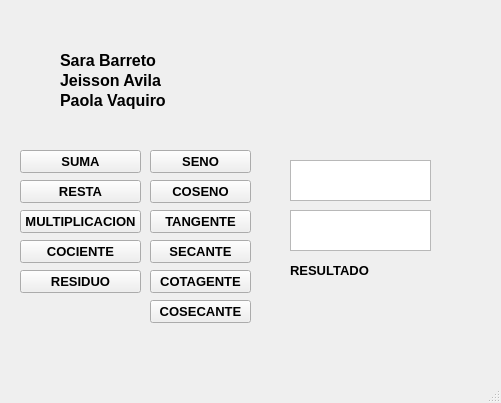
<?xml version="1.0" encoding="UTF-8"?>
<ui version="4.0">
 <class>MainWindow</class>
 <widget class="QMainWindow" name="MainWindow">
  <property name="geometry">
   <rect>
    <x>0</x>
    <y>0</y>
    <width>501</width>
    <height>403</height>
   </rect>
  </property>
  <property name="windowTitle">
   <string>MainWindow</string>
  </property>
  <widget class="QWidget" name="centralwidget">
   <widget class="QPushButton" name="pushButton">
    <property name="geometry">
     <rect>
      <x>20</x>
      <y>150</y>
      <width>121</width>
      <height>23</height>
     </rect>
    </property>
    <property name="font">
     <font>
      <pointsize>10</pointsize>
      <weight>75</weight>
      <bold>true</bold>
     </font>
    </property>
    <property name="toolTip">
     <string>&lt;html&gt;&lt;head/&gt;&lt;body&gt;&lt;p align=&quot;center&quot;&gt;&lt;br/&gt;&lt;/p&gt;&lt;/body&gt;&lt;/html&gt;</string>
    </property>
    <property name="text">
     <string>SUMA</string>
    </property>
   </widget>
   <widget class="QPushButton" name="pushButton_2">
    <property name="geometry">
     <rect>
      <x>20</x>
      <y>180</y>
      <width>121</width>
      <height>23</height>
     </rect>
    </property>
    <property name="font">
     <font>
      <pointsize>10</pointsize>
      <weight>75</weight>
      <bold>true</bold>
     </font>
    </property>
    <property name="text">
     <string>RESTA</string>
    </property>
   </widget>
   <widget class="QPushButton" name="pushButton_3">
    <property name="geometry">
     <rect>
      <x>20</x>
      <y>210</y>
      <width>121</width>
      <height>23</height>
     </rect>
    </property>
    <property name="font">
     <font>
      <pointsize>10</pointsize>
      <weight>75</weight>
      <bold>true</bold>
     </font>
    </property>
    <property name="text">
     <string>MULTIPLICACION</string>
    </property>
   </widget>
   <widget class="QPushButton" name="pushButton_4">
    <property name="geometry">
     <rect>
      <x>20</x>
      <y>240</y>
      <width>121</width>
      <height>23</height>
     </rect>
    </property>
    <property name="font">
     <font>
      <pointsize>10</pointsize>
      <weight>75</weight>
      <bold>true</bold>
     </font>
    </property>
    <property name="text">
     <string>COCIENTE</string>
    </property>
   </widget>
   <widget class="QPushButton" name="pushButton_5">
    <property name="geometry">
     <rect>
      <x>20</x>
      <y>270</y>
      <width>121</width>
      <height>23</height>
     </rect>
    </property>
    <property name="font">
     <font>
      <pointsize>10</pointsize>
      <weight>75</weight>
      <bold>true</bold>
     </font>
    </property>
    <property name="text">
     <string>RESIDUO</string>
    </property>
   </widget>
   <widget class="QPushButton" name="pushButton_6">
    <property name="geometry">
     <rect>
      <x>150</x>
      <y>150</y>
      <width>101</width>
      <height>23</height>
     </rect>
    </property>
    <property name="font">
     <font>
      <pointsize>10</pointsize>
      <weight>75</weight>
      <bold>true</bold>
     </font>
    </property>
    <property name="text">
     <string>SENO</string>
    </property>
   </widget>
   <widget class="QPushButton" name="pushButton_7">
    <property name="geometry">
     <rect>
      <x>150</x>
      <y>180</y>
      <width>101</width>
      <height>23</height>
     </rect>
    </property>
    <property name="font">
     <font>
      <pointsize>10</pointsize>
      <weight>75</weight>
      <bold>true</bold>
     </font>
    </property>
    <property name="text">
     <string>COSENO</string>
    </property>
   </widget>
   <widget class="QPushButton" name="pushButton_8">
    <property name="geometry">
     <rect>
      <x>150</x>
      <y>210</y>
      <width>101</width>
      <height>23</height>
     </rect>
    </property>
    <property name="font">
     <font>
      <pointsize>10</pointsize>
      <weight>75</weight>
      <bold>true</bold>
     </font>
    </property>
    <property name="text">
     <string>TANGENTE</string>
    </property>
   </widget>
   <widget class="QPushButton" name="pushButton_9">
    <property name="geometry">
     <rect>
      <x>150</x>
      <y>240</y>
      <width>101</width>
      <height>23</height>
     </rect>
    </property>
    <property name="font">
     <font>
      <pointsize>10</pointsize>
      <weight>75</weight>
      <bold>true</bold>
     </font>
    </property>
    <property name="text">
     <string>SECANTE</string>
    </property>
   </widget>
   <widget class="QPushButton" name="pushButton_10">
    <property name="geometry">
     <rect>
      <x>150</x>
      <y>270</y>
      <width>101</width>
      <height>23</height>
     </rect>
    </property>
    <property name="font">
     <font>
      <pointsize>10</pointsize>
      <weight>75</weight>
      <bold>true</bold>
     </font>
    </property>
    <property name="text">
     <string>COTAGENTE</string>
    </property>
   </widget>
   <widget class="QPushButton" name="pushButton_11">
    <property name="geometry">
     <rect>
      <x>150</x>
      <y>300</y>
      <width>101</width>
      <height>23</height>
     </rect>
    </property>
    <property name="font">
     <font>
      <pointsize>10</pointsize>
      <weight>75</weight>
      <bold>true</bold>
     </font>
    </property>
    <property name="text">
     <string>COSECANTE</string>
    </property>
   </widget>
   <widget class="QTextEdit" name="textEdit">
    <property name="geometry">
     <rect>
      <x>290</x>
      <y>210</y>
      <width>141</width>
      <height>41</height>
     </rect>
    </property>
    <property name="font">
     <font>
      <pointsize>12</pointsize>
     </font>
    </property>
   </widget>
   <widget class="QTextEdit" name="textEdit_2">
    <property name="geometry">
     <rect>
      <x>290</x>
      <y>160</y>
      <width>141</width>
      <height>41</height>
     </rect>
    </property>
    <property name="font">
     <font>
      <pointsize>12</pointsize>
     </font>
    </property>
    <property name="layoutDirection">
     <enum>Qt::LeftToRight</enum>
    </property>
   </widget>
   <widget class="QLabel" name="label">
    <property name="geometry">
     <rect>
      <x>230</x>
      <y>20</y>
      <width>201</width>
      <height>91</height>
     </rect>
    </property>
    <property name="styleSheet">
     <string notr="true"/>
    </property>
    <property name="text">
     <string/>
    </property>
    <property name="pixmap">
     <pixmap resource="../../../Downloads/logo.qrc">:/cct/logo.png</pixmap>
    </property>
    <property name="scaledContents">
     <bool>true</bool>
    </property>
   </widget>
   <widget class="QLabel" name="label_2">
    <property name="geometry">
     <rect>
      <x>60</x>
      <y>50</y>
      <width>111</width>
      <height>21</height>
     </rect>
    </property>
    <property name="text">
     <string>&lt;html&gt;&lt;head/&gt;&lt;body&gt;&lt;p&gt;&lt;span style=&quot; font-size:12pt; font-weight:600;&quot;&gt;Sara Barreto &lt;/span&gt;&lt;/p&gt;&lt;/body&gt;&lt;/html&gt;</string>
    </property>
   </widget>
   <widget class="QLabel" name="label_3">
    <property name="geometry">
     <rect>
      <x>60</x>
      <y>70</y>
      <width>111</width>
      <height>21</height>
     </rect>
    </property>
    <property name="text">
     <string>&lt;html&gt;&lt;head/&gt;&lt;body&gt;&lt;p&gt;&lt;span style=&quot; font-size:12pt; font-weight:600;&quot;&gt;Jeisson Avila &lt;/span&gt;&lt;/p&gt;&lt;/body&gt;&lt;/html&gt;</string>
    </property>
   </widget>
   <widget class="QLabel" name="label_4">
    <property name="geometry">
     <rect>
      <x>60</x>
      <y>90</y>
      <width>121</width>
      <height>21</height>
     </rect>
    </property>
    <property name="text">
     <string>&lt;html&gt;&lt;head/&gt;&lt;body&gt;&lt;p&gt;&lt;span style=&quot; font-size:12pt; font-weight:600;&quot;&gt;Paola Vaquiro &lt;/span&gt;&lt;/p&gt;&lt;/body&gt;&lt;/html&gt;</string>
    </property>
   </widget>
   <widget class="QLabel" name="label_5">
    <property name="geometry">
     <rect>
      <x>290</x>
      <y>300</y>
      <width>141</width>
      <height>31</height>
     </rect>
    </property>
    <property name="text">
     <string>&lt;html&gt;&lt;head/&gt;&lt;body&gt;&lt;p align=&quot;center&quot;&gt;&lt;span style=&quot; font-size:12pt; font-weight:600;&quot;&gt;&lt;br/&gt;&lt;/span&gt;&lt;/p&gt;&lt;/body&gt;&lt;/html&gt;</string>
    </property>
   </widget>
   <widget class="QLabel" name="label_6">
    <property name="geometry">
     <rect>
      <x>290</x>
      <y>260</y>
      <width>111</width>
      <height>21</height>
     </rect>
    </property>
    <property name="text">
     <string>&lt;html&gt;&lt;head/&gt;&lt;body&gt;&lt;p&gt;&lt;span style=&quot; font-size:10pt; font-weight:600;&quot;&gt;RESULTADO&lt;/span&gt;&lt;/p&gt;&lt;/body&gt;&lt;/html&gt;</string>
    </property>
   </widget>
  </widget>
  <widget class="QMenuBar" name="menubar">
   <property name="geometry">
    <rect>
     <x>0</x>
     <y>0</y>
     <width>501</width>
     <height>21</height>
    </rect>
   </property>
  </widget>
  <widget class="QStatusBar" name="statusbar"/>
 </widget>
 <resources>
  <include location="../../../Downloads/logo.qrc"/>
 </resources>
 <connections/>
</ui>
